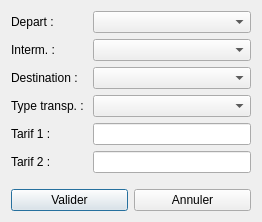
<?xml version="1.0" encoding="UTF-8"?>
<ui version="4.0">
 <class>UITarif</class>
 <widget class="QDialog" name="UITarif">
  <property name="geometry">
   <rect>
    <x>0</x>
    <y>0</y>
    <width>262</width>
    <height>222</height>
   </rect>
  </property>
  <property name="windowTitle">
   <string>Dialog</string>
  </property>
  <layout class="QVBoxLayout" name="verticalLayout">
   <item>
    <layout class="QFormLayout" name="formLayout">
     <item row="0" column="0">
      <widget class="QLabel" name="departLabel">
       <property name="text">
        <string>Depart : </string>
       </property>
      </widget>
     </item>
     <item row="0" column="1">
      <widget class="QComboBox" name="departComboBox"/>
     </item>
     <item row="1" column="0">
      <widget class="QLabel" name="intermLabel">
       <property name="text">
        <string>Interm. : </string>
       </property>
      </widget>
     </item>
     <item row="1" column="1">
      <widget class="QComboBox" name="intermComboBox"/>
     </item>
     <item row="2" column="0">
      <widget class="QLabel" name="destinationLabel">
       <property name="text">
        <string>Destination : </string>
       </property>
      </widget>
     </item>
     <item row="2" column="1">
      <widget class="QComboBox" name="destinationComboBox"/>
     </item>
     <item row="3" column="0">
      <widget class="QLabel" name="typeTranspLabel">
       <property name="text">
        <string>Type transp. : </string>
       </property>
      </widget>
     </item>
     <item row="3" column="1">
      <widget class="QComboBox" name="typeTranspComboBox"/>
     </item>
     <item row="4" column="0">
      <widget class="QLabel" name="tarif1Label">
       <property name="text">
        <string>Tarif 1 : </string>
       </property>
      </widget>
     </item>
     <item row="4" column="1">
      <widget class="QLineEdit" name="tarif1LineEdit"/>
     </item>
     <item row="5" column="0">
      <widget class="QLabel" name="tarif2Label">
       <property name="text">
        <string>Tarif 2 : </string>
       </property>
      </widget>
     </item>
     <item row="5" column="1">
      <widget class="QLineEdit" name="tarif2LineEdit"/>
     </item>
    </layout>
   </item>
   <item>
    <spacer name="verticalSpacer">
     <property name="orientation">
      <enum>Qt::Vertical</enum>
     </property>
     <property name="sizeHint" stdset="0">
      <size>
       <width>20</width>
       <height>40</height>
      </size>
     </property>
    </spacer>
   </item>
   <item>
    <layout class="QHBoxLayout" name="horizontalLayout">
     <item>
      <widget class="QPushButton" name="validerButton">
       <property name="text">
        <string>Valider</string>
       </property>
      </widget>
     </item>
     <item>
      <widget class="QPushButton" name="annulerButton">
       <property name="text">
        <string>Annuler</string>
       </property>
      </widget>
     </item>
    </layout>
   </item>
  </layout>
 </widget>
 <resources/>
 <connections/>
</ui>
